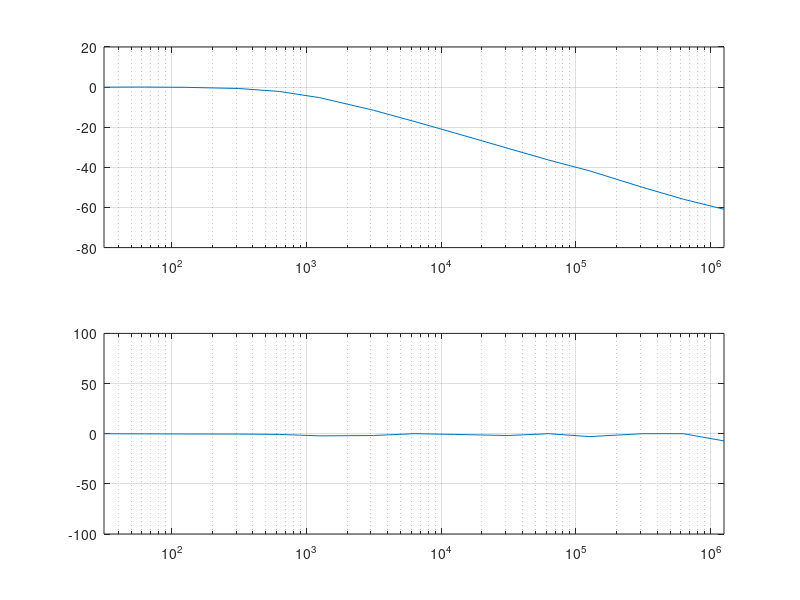
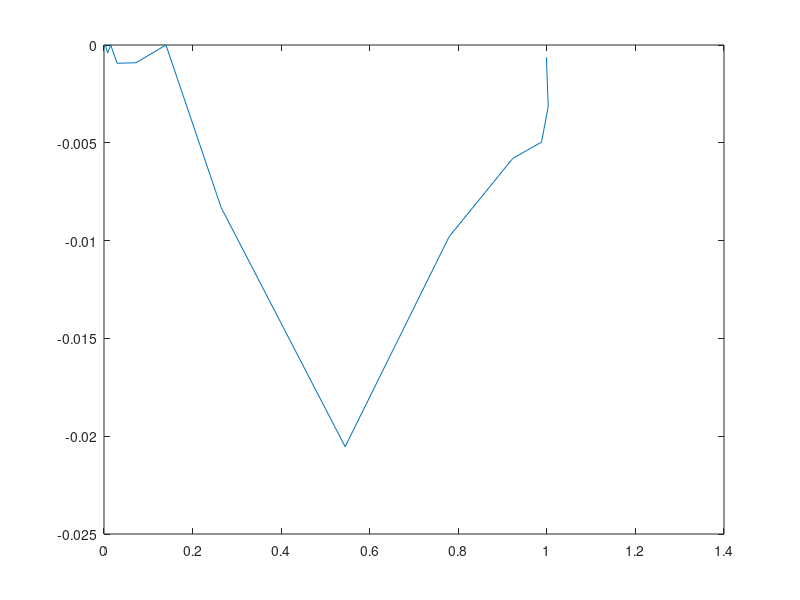

These figures' MATLAB source, in order:
clc
close all
clear all

f=[5
10
20
50
100
200
500
1000
2000
5000
10000
20000
50000
100000
200000];

A1 = [19.88
19.76
19.88
19.88
19.82
20.06
19.94
19.94
19.94
19.94
19.94
19.94
19.94
19.94
19.94];

% A1= [19.8
% 19.8
% 19.8
% 19.8
% 19.8
% 19.8
% 19.8
% 19.8
% 19.8
% 19.8
% 19.8
% 19.8
% 19.8
% 19.8
% 19.8];

A2 = [19.86
19.82
19.64
18.35
15.45
10.93
5.280
2.79
1.44
0.592
0.303
0.164
0.063
0.032
0.018];

% A2=[19.8
% 19.8
% 19.4
% 17.84
% 15
% 10.66
% 5.24
% 2.79
% 1.43
% 0.6
% 0.3
% 0.153
% 0.062
% 0.032
% 0.017];

Tx1=[1.50
1.45
1.250
1.200
1.060
0.780
0.410
0.230
0.1170
0.0480
0.0240
0.0124
0.005
0.0024
0.0013];

% Tx1=[5.8
% 5.8
% 5.5
% 4.97
% 3.9
% 2.37
% 0.7
% 0.3
% 0.14
% 0.05
% 0.025
% 0.012
% 0.005
% 0.0026
% 0.0011];


Tx2=[1.48
1.40
1.210
1.18
01.04
0.75
0.4
0.23
0.116
0.047
0.024
0.012
0.005
0.0024
0.0012];

% Tx2=[5.80
% 5.80
% 5.50
% 4.94
% 3.90
% 2.340
% 0.690
% 0.30
% 0.140
% 0.0052
% 0.025
% 0.012
% 0.005
% 0.0024
% 0.0012];


omega = 2*pi*f;

k = A2./A1;
Lm = 20*log10(k);
subplot(2,1,1)
semilogx(omega, Lm);
xlim([omega(1) omega(end)])
grid on
delta_t = Tx2-Tx1;
phi = (360 * omega .* (delta_t/1000))/(2*pi);
subplot(2,1,2)
semilogx(omega, phi)
grid on
ylim([-100 100])
xlim([omega(1) omega(end)])


x = k .* cosd(phi);
y = k .* sind(phi);
phi2=atan2(y,x);
figure()
plot(x,y)